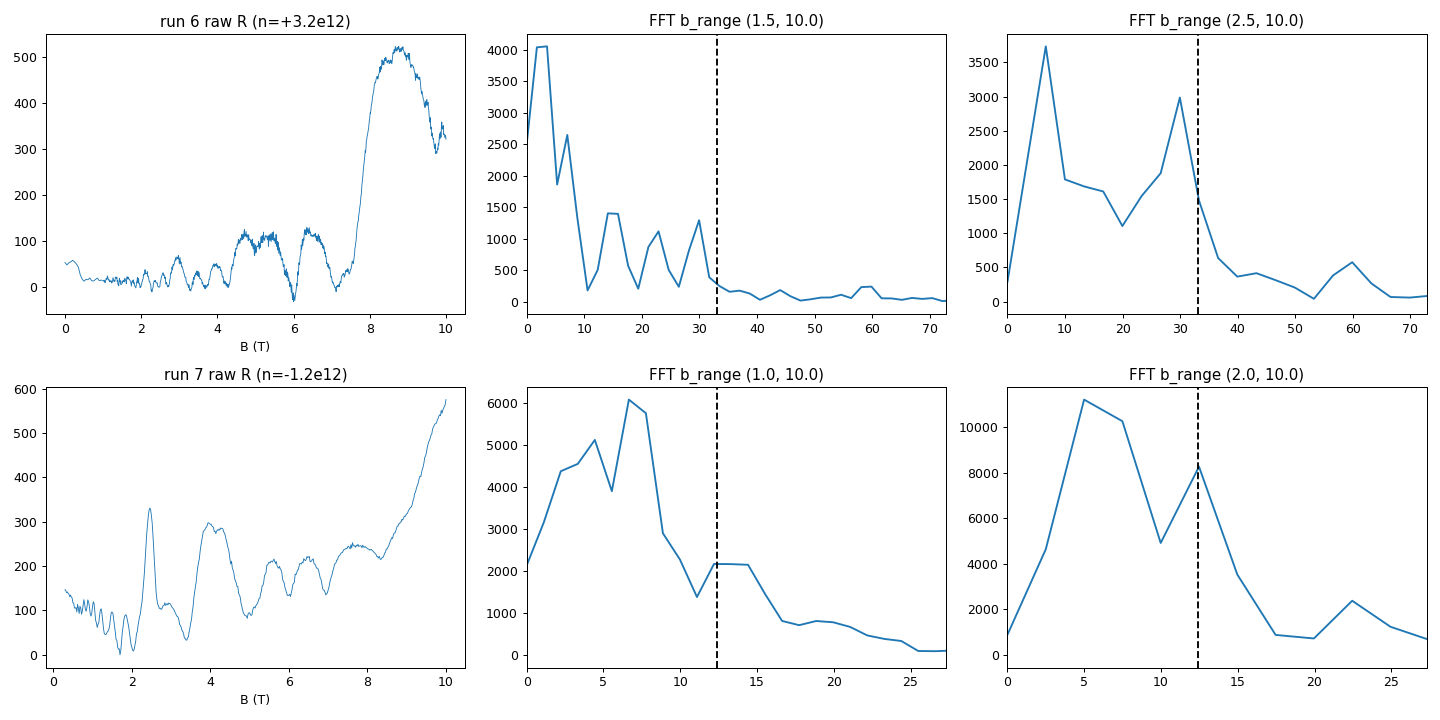

This chart was generated by the following Python code:
"""Runs 6 (e, n=+3.2e12) and 7 (h, n=-1.2e12): raw MR, sdh_onset, sdh_fft vs F_L + model tones."""
import sys, warnings, numpy as np, matplotlib; matplotlib.use("Agg"); import matplotlib.pyplot as plt
from pathlib import Path
from hera.analysis import open_run, resolve_channels, sdh_onset, sdh_fft, luttinger_frequency, SdhOnsetError
sys.path.insert(0, str(Path.home()/"measurement_env/hera/models/tetralayer_fs_count"))
import fs_count_b0 as M
D = Path(__file__).resolve().parent.parent / "data"
out = {}
fig, ax = plt.subplots(2, 3, figsize=(16, 8))
for row, (rid, n) in enumerate([(6, 3.2), (7, -1.2)]):
    r = open_run(str(D / str(rid)))
    ch = {c.cid: c for c in resolve_channels(r.meta)}
    B = r.col("magnet_field"); I = r.col("sr0_X") / ch["sr0"].gain
    R = (r.col("sr1_X") / ch["sr1"].gain) / 10e-9       # R = V / I_bias (hera-watch convention)
    Rd = (r.col("sr1_X") / ch["sr1"].gain) / I
    Y = r.col("sr1_Y") if "sr1_Y" in r.cols else None
    o = np.argsort(B); B, R, Rd, I = B[o], R[o], Rd[o], I[o]
    print(f"\n=== run {rid} n={n:+.1f}e12  cols={r.cols}")
    print(f"B {B.min():.3f}-{B.max():.3f} T, N={len(B)}; R {R.min():.1f}..{R.max():.1f} Ohm; R(B<0.4)={np.median(R[B<0.4]):.1f}; I {I.min()*1e9:.3f}-{I.max()*1e9:.3f} nA; T {np.nanmin(r.col('T_sample')):.3f}-{np.nanmax(r.col('T_sample')):.3f} K")
    FL = luttinger_frequency(abs(n)*1e16) if True else None
    print(f"F_L = {FL}")
    rfs = 50e-6 / 10e-9
    try:
        with warnings.catch_warnings(record=True) as w:
            warnings.simplefilter("always")
            on = sdh_onset(R, B, r_full_scale=rfs)
            for x in w: print("  warn:", x.message)
        print(on.summary())
        out[rid] = on
    except SdhOnsetError as e:
        print("SdhOnsetError:", e); on = None
    # model
    try:
        Ef, orb = M.abab_fs(n); ms = M.abab_mstar(n)
        print("ABAB orbits:", [(round(F,2)) for F, k in orb], "m*:", [(round(F,2), round(m,3)) for F, m in ms])
    except Exception as e: print("abab err", e)
    try:
        a = M.abca_fs(n); am = M.abca_mstar(n); print("ABCA:", a, "m*", am)
    except Exception as e: print("abca err", e)
    ax[row, 0].plot(B, R, lw=.7); ax[row, 0].set_title(f"run {rid} raw R (n={n:+.1f}e12)"); ax[row, 0].set_xlabel("B (T)")
    for k, blo in enumerate([1.5, 2.5] if rid == 6 else [1.0, 2.0]):
        fr, sp = sdh_fft(R[:, None], B, b_range=(blo, B.max()), bg_degree=5, log=False)
        ax[row, 1+k].plot(fr, sp[0]); ax[row, 1+k].set_xlim(0, 2.2*FL); ax[row, 1+k].axvline(FL, color="k", ls="--")
        ax[row, 1+k].set_title(f"FFT b_range ({blo}, {B.max():.1f})")
        pk = np.argsort(sp[0])[::-1]
        from scipy.signal import find_peaks
        p, _ = find_peaks(sp[0], prominence=0.05*sp[0].max())
        p = p[np.argsort(sp[0][p])[::-1]][:6]
        print(f"  FFT b_range=({blo},{B.max():.1f}): peaks (F T, rel amp): " + ", ".join(f"{fr[i]:.2f}:{sp[0][i]/sp[0][p[0]]:.2f}" for i in p) + f"  | F/F_L: " + ", ".join(f"{fr[i]/FL:.3f}" for i in p))
fig.tight_layout(); fig.savefig(Path(__file__).with_suffix(".png"), dpi=90)
